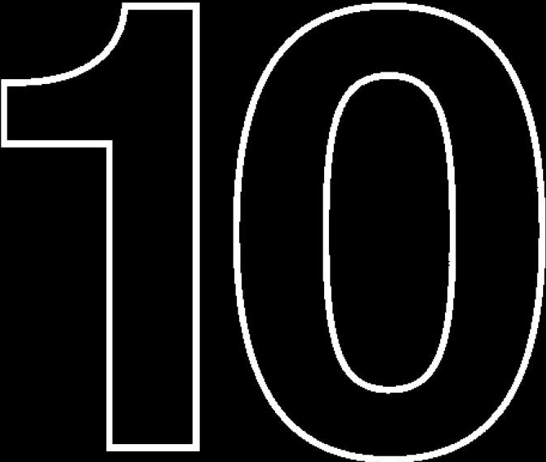
#> input picture CODE_MO_PHONG/Region filling/region filling.png, 546 x 462 px
$ python 'Region filling.py'
#> lines starting #> are read from the running program, lines starting #| are printed output that depends on the picture; after the words box and inside, x2 and y2 are one past the last pixel; in counts of white or black regions, pixels touching at a corner belong together
import cv2
import numpy as np
import os

# Read the image
img = cv2.imread('region filling.png', 0)
#> img is the input picture: shape (462, 546); min 0, max 255, mean 22.2

# Define the seed point for the flood fill algorithm
seed_point = (100, 100)

# Define the fill value
fill_value = 255

# Set the connectivity for the flood fill algorithm
connectivity = 4

# Set the flags for the flood fill algorithm
flags = connectivity | (fill_value << 8) | cv2.FLOODFILL_FIXED_RANGE

# Copy the image to store the filled region
filled_img = img.copy()

# Perform the flood fill algorithm
num_filled_pixels, filled_img, _, _ = cv2.floodFill(filled_img, mask=None, seedPoint=seed_point, newVal=fill_value, loDiff=0, upDiff=0, flags=flags)
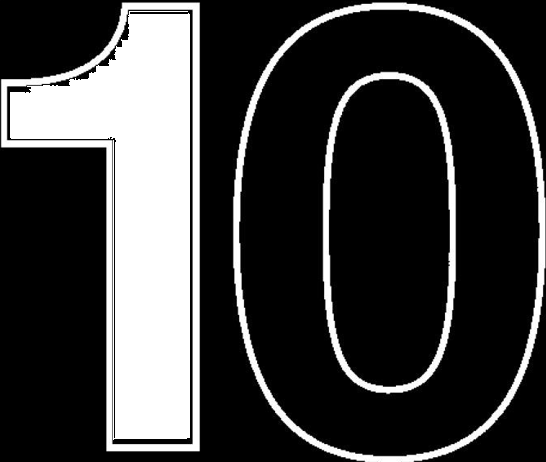
#> filled_img: shape (462, 546); 15.04% of pixels changed, all inside (x1, y1, x2, y2) = (10, 11, 190, 440)
#> num_filled_pixels = 37932

# Display the images
cv2.imshow('Original Image', img)
cv2.imshow('Filled Image', filled_img)

# Save the filled image in the same directory as the original image
filename = os.path.splitext(os.path.basename('region filling.png'))[0] + '_filled.png'
cv2.imwrite(filename, filled_img)

cv2.waitKey(0)
cv2.destroyAllWindows()

$ run again, with CODE_MO_PHONG/Connected Components/components.png copied over CODE_MO_PHONG/Region filling/region filling.png
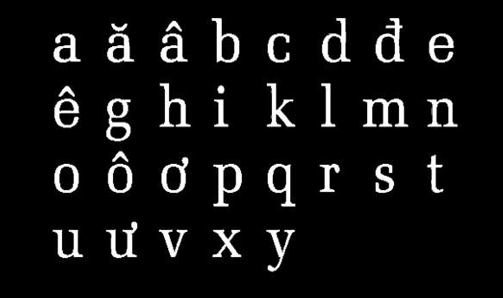
#> input picture CODE_MO_PHONG/Connected Components/components.png, 503 x 298 px
#> img is the input picture: shape (298, 503); min 0, max 255, mean 17.6
#> `num_filled_pixels, filled_img, _, _ = cv2.floodFill(filled_img, mask=N..`:
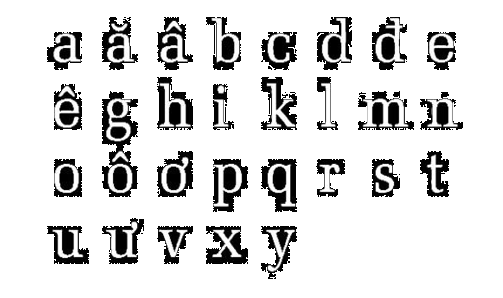
#> filled_img: shape (298, 503); min 0, max 255, mean 217.3
#> num_filled_pixels = 117332
